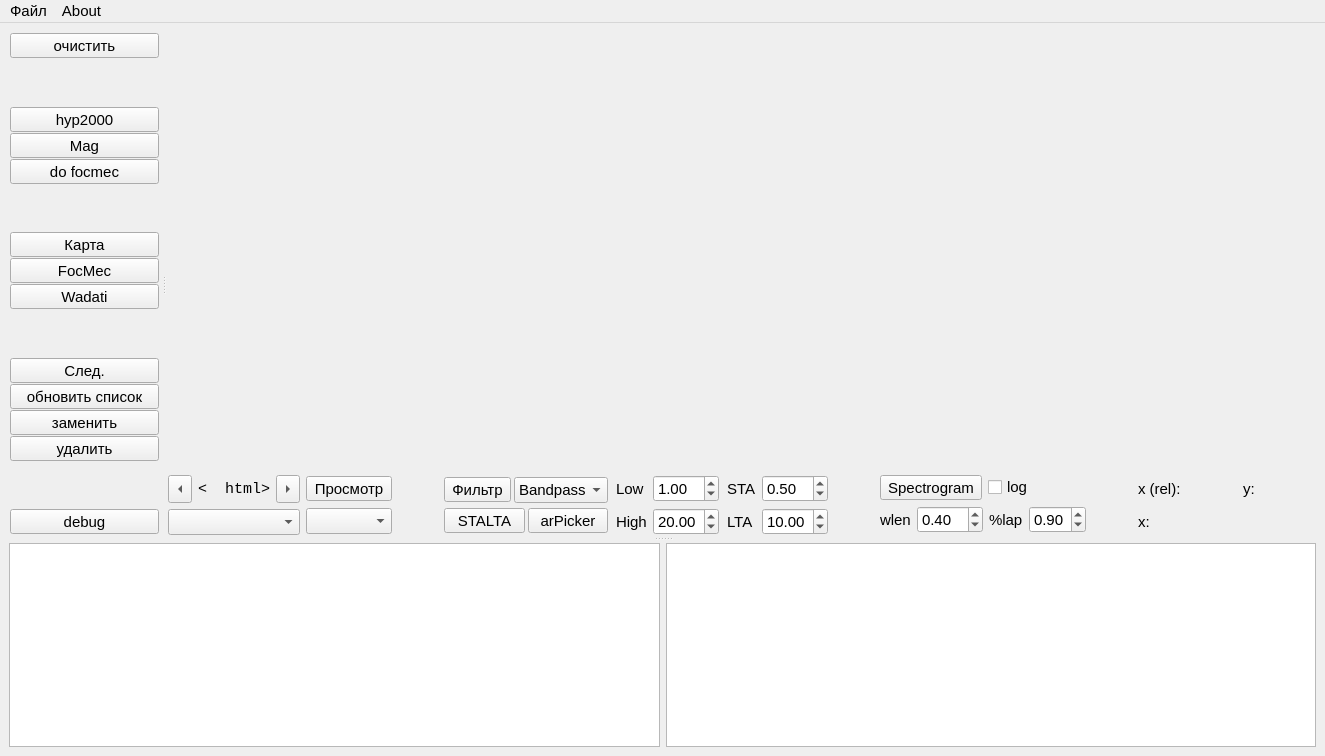
<?xml version="1.0" encoding="UTF-8"?>
<ui version="4.0">
 <class>qMainWindow_obsPyck</class>
 <widget class="QMainWindow" name="qMainWindow_obsPyck">
  <property name="geometry">
   <rect>
    <x>0</x>
    <y>0</y>
    <width>1325</width>
    <height>756</height>
   </rect>
  </property>
  <property name="sizePolicy">
   <sizepolicy hsizetype="Maximum" vsizetype="Maximum">
    <horstretch>0</horstretch>
    <verstretch>0</verstretch>
   </sizepolicy>
  </property>
  <property name="font">
   <font>
    <family>Arial</family>
    <pointsize>11</pointsize>
    <stylestrategy>PreferAntialias</stylestrategy>
   </font>
  </property>
  <property name="windowTitle">
   <string>ObsPyck</string>
  </property>
  <property name="windowIcon">
   <iconset>
    <normaloff>obspyck.gif</normaloff>obspyck.gif</iconset>
  </property>
  <widget class="QWidget" name="centralwidget">
   <property name="mouseTracking">
    <bool>true</bool>
   </property>
   <layout class="QVBoxLayout" name="verticalLayout_4">
    <item>
     <layout class="QVBoxLayout" name="verticalLayout">
      <item>
       <widget class="QSplitter" name="qSplitter_vertical">
        <property name="orientation">
         <enum>Qt::Vertical</enum>
        </property>
        <property name="handleWidth">
         <number>8</number>
        </property>
        <widget class="QSplitter" name="qSplitter_horizontal">
         <property name="sizePolicy">
          <sizepolicy hsizetype="Minimum" vsizetype="Preferred">
           <horstretch>0</horstretch>
           <verstretch>0</verstretch>
          </sizepolicy>
         </property>
         <property name="frameShape">
          <enum>QFrame::NoFrame</enum>
         </property>
         <property name="frameShadow">
          <enum>QFrame::Plain</enum>
         </property>
         <property name="orientation">
          <enum>Qt::Horizontal</enum>
         </property>
         <property name="handleWidth">
          <number>8</number>
         </property>
         <widget class="QWidget" name="layoutWidgetxx">
          <layout class="QVBoxLayout" name="leftVerticalLayout">
           <property name="spacing">
            <number>1</number>
           </property>
           <property name="sizeConstraint">
            <enum>QLayout::SetDefaultConstraint</enum>
           </property>
           <property name="margin">
            <number>1</number>
           </property>
           <item>
            <widget class="QToolButton" name="qToolButton_clearAll">
             <property name="sizePolicy">
              <sizepolicy hsizetype="Minimum" vsizetype="Minimum">
               <horstretch>0</horstretch>
               <verstretch>0</verstretch>
              </sizepolicy>
             </property>
             <property name="font">
              <font>
               <kerning>true</kerning>
              </font>
             </property>
             <property name="focusPolicy">
              <enum>Qt::NoFocus</enum>
             </property>
             <property name="styleSheet">
              <string notr="true"/>
             </property>
             <property name="text">
              <string>очистить</string>
             </property>
             <property name="checkable">
              <bool>false</bool>
             </property>
            </widget>
           </item>
           <item>
            <spacer name="verticalSpacer_2">
             <property name="orientation">
              <enum>Qt::Vertical</enum>
             </property>
             <property name="sizeHint" stdset="0">
              <size>
               <width>20</width>
               <height>40</height>
              </size>
             </property>
            </spacer>
           </item>
           <item>
            <widget class="QToolButton" name="qToolButton_doHyp2000">
             <property name="sizePolicy">
              <sizepolicy hsizetype="Minimum" vsizetype="Minimum">
               <horstretch>0</horstretch>
               <verstretch>0</verstretch>
              </sizepolicy>
             </property>
             <property name="focusPolicy">
              <enum>Qt::NoFocus</enum>
             </property>
             <property name="text">
              <string>hyp2000</string>
             </property>
            </widget>
           </item>
           <item>
            <layout class="QHBoxLayout" name="horizontalLayout_3">
             <property name="sizeConstraint">
              <enum>QLayout::SetMinimumSize</enum>
             </property>
            </layout>
           </item>
           <item>
            <widget class="QToolButton" name="qToolButton_calcMag">
             <property name="sizePolicy">
              <sizepolicy hsizetype="Minimum" vsizetype="Minimum">
               <horstretch>0</horstretch>
               <verstretch>0</verstretch>
              </sizepolicy>
             </property>
             <property name="focusPolicy">
              <enum>Qt::NoFocus</enum>
             </property>
             <property name="text">
              <string>Mag</string>
             </property>
            </widget>
           </item>
           <item>
            <widget class="QToolButton" name="qToolButton_doFocMec">
             <property name="sizePolicy">
              <sizepolicy hsizetype="Minimum" vsizetype="Minimum">
               <horstretch>0</horstretch>
               <verstretch>0</verstretch>
              </sizepolicy>
             </property>
             <property name="focusPolicy">
              <enum>Qt::NoFocus</enum>
             </property>
             <property name="text">
              <string>do focmec</string>
             </property>
            </widget>
           </item>
           <item>
            <spacer name="verticalSpacer_3">
             <property name="orientation">
              <enum>Qt::Vertical</enum>
             </property>
             <property name="sizeHint" stdset="0">
              <size>
               <width>20</width>
               <height>40</height>
              </size>
             </property>
            </spacer>
           </item>
           <item>
            <widget class="QToolButton" name="qToolButton_showMap">
             <property name="sizePolicy">
              <sizepolicy hsizetype="Minimum" vsizetype="Minimum">
               <horstretch>0</horstretch>
               <verstretch>0</verstretch>
              </sizepolicy>
             </property>
             <property name="focusPolicy">
              <enum>Qt::NoFocus</enum>
             </property>
             <property name="text">
              <string>Карта</string>
             </property>
             <property name="checkable">
              <bool>true</bool>
             </property>
            </widget>
           </item>
           <item>
            <widget class="QToolButton" name="qToolButton_showFocMec">
             <property name="sizePolicy">
              <sizepolicy hsizetype="Minimum" vsizetype="Minimum">
               <horstretch>0</horstretch>
               <verstretch>0</verstretch>
              </sizepolicy>
             </property>
             <property name="focusPolicy">
              <enum>Qt::NoFocus</enum>
             </property>
             <property name="text">
              <string>FocMec</string>
             </property>
             <property name="checkable">
              <bool>true</bool>
             </property>
            </widget>
           </item>
           <item>
            <widget class="QToolButton" name="qToolButton_showWadati">
             <property name="sizePolicy">
              <sizepolicy hsizetype="Minimum" vsizetype="Minimum">
               <horstretch>0</horstretch>
               <verstretch>0</verstretch>
              </sizepolicy>
             </property>
             <property name="focusPolicy">
              <enum>Qt::NoFocus</enum>
             </property>
             <property name="text">
              <string>Wadati</string>
             </property>
             <property name="checkable">
              <bool>true</bool>
             </property>
            </widget>
           </item>
           <item>
            <spacer name="verticalSpacer_4">
             <property name="orientation">
              <enum>Qt::Vertical</enum>
             </property>
             <property name="sizeHint" stdset="0">
              <size>
               <width>20</width>
               <height>40</height>
              </size>
             </property>
            </spacer>
           </item>
           <item>
            <widget class="QToolButton" name="qToolButton_getNextEvent">
             <property name="sizePolicy">
              <sizepolicy hsizetype="Minimum" vsizetype="Minimum">
               <horstretch>0</horstretch>
               <verstretch>0</verstretch>
              </sizepolicy>
             </property>
             <property name="focusPolicy">
              <enum>Qt::NoFocus</enum>
             </property>
             <property name="text">
              <string>След.</string>
             </property>
            </widget>
           </item>
           <item>
            <widget class="QToolButton" name="qToolButton_updateEventList">
             <property name="sizePolicy">
              <sizepolicy hsizetype="Minimum" vsizetype="Minimum">
               <horstretch>0</horstretch>
               <verstretch>0</verstretch>
              </sizepolicy>
             </property>
             <property name="focusPolicy">
              <enum>Qt::NoFocus</enum>
             </property>
             <property name="text">
              <string>обновить список</string>
             </property>
            </widget>
           </item>
           <item>
            <widget class="QToolButton" name="qToolButton_replaceEvent">
             <property name="sizePolicy">
              <sizepolicy hsizetype="Minimum" vsizetype="Minimum">
               <horstretch>0</horstretch>
               <verstretch>0</verstretch>
              </sizepolicy>
             </property>
             <property name="focusPolicy">
              <enum>Qt::NoFocus</enum>
             </property>
             <property name="text">
              <string>заменить</string>
             </property>
            </widget>
           </item>
           <item>
            <widget class="QToolButton" name="qToolButton_deleteEvent">
             <property name="sizePolicy">
              <sizepolicy hsizetype="Minimum" vsizetype="Minimum">
               <horstretch>0</horstretch>
               <verstretch>0</verstretch>
              </sizepolicy>
             </property>
             <property name="focusPolicy">
              <enum>Qt::NoFocus</enum>
             </property>
             <property name="text">
              <string>удалить</string>
             </property>
            </widget>
           </item>
           <item>
            <layout class="QHBoxLayout" name="horizontalLayout_4">
             <property name="sizeConstraint">
              <enum>QLayout::SetMinimumSize</enum>
             </property>
            </layout>
           </item>
           <item>
            <spacer name="verticalSpacer_5">
             <property name="orientation">
              <enum>Qt::Vertical</enum>
             </property>
             <property name="sizeHint" stdset="0">
              <size>
               <width>20</width>
               <height>40</height>
              </size>
             </property>
            </spacer>
           </item>
           <item>
            <layout class="QHBoxLayout" name="horizontalLayout_5">
             <property name="sizeConstraint">
              <enum>QLayout::SetMinimumSize</enum>
             </property>
             <item>
              <widget class="QToolButton" name="qToolButton_debug">
               <property name="sizePolicy">
                <sizepolicy hsizetype="Minimum" vsizetype="Fixed">
                 <horstretch>0</horstretch>
                 <verstretch>0</verstretch>
                </sizepolicy>
               </property>
               <property name="focusPolicy">
                <enum>Qt::NoFocus</enum>
               </property>
               <property name="text">
                <string>debug</string>
               </property>
              </widget>
             </item>
            </layout>
           </item>
          </layout>
         </widget>
         <widget class="QWidget" name="qWidget_mpl">
          <layout class="QVBoxLayout" name="qVBoxLayout_mpl">
           <item>
            <widget class="QMplCanvas" name="qMplCanvas" native="true">
             <property name="sizePolicy">
              <sizepolicy hsizetype="Expanding" vsizetype="Expanding">
               <horstretch>99</horstretch>
               <verstretch>99</verstretch>
              </sizepolicy>
             </property>
             <property name="cursor">
              <cursorShape>CrossCursor</cursorShape>
             </property>
             <property name="mouseTracking">
              <bool>true</bool>
             </property>
             <property name="focusPolicy">
              <enum>Qt::StrongFocus</enum>
             </property>
            </widget>
           </item>
           <item>
            <layout class="QHBoxLayout" name="horizontalLayout_2">
             <item>
              <layout class="QHBoxLayout" name="horizontalLayout_6">
               <property name="sizeConstraint">
                <enum>QLayout::SetMinimumSize</enum>
               </property>
               <item>
                <layout class="QVBoxLayout" name="VerticalLayout">
                 <property name="spacing">
                  <number>6</number>
                 </property>
                 <property name="sizeConstraint">
                  <enum>QLayout::SetDefaultConstraint</enum>
                 </property>
                 <property name="topMargin">
                  <number>0</number>
                 </property>
                 <item>
                  <layout class="QHBoxLayout" name="horizontalLayout_13">
                   <item>
                    <widget class="QToolButton" name="qToolButton_previousStream">
                     <property name="sizePolicy">
                      <sizepolicy hsizetype="Maximum" vsizetype="Expanding">
                       <horstretch>0</horstretch>
                       <verstretch>0</verstretch>
                      </sizepolicy>
                     </property>
                     <property name="focusPolicy">
                      <enum>Qt::NoFocus</enum>
                     </property>
                     <property name="text">
                      <string>&lt;</string>
                     </property>
                     <property name="arrowType">
                      <enum>Qt::LeftArrow</enum>
                     </property>
                    </widget>
                   </item>
                   <item>
                    <widget class="QLabel" name="qLabel_streamNumber">
                     <property name="sizePolicy">
                      <sizepolicy hsizetype="Preferred" vsizetype="Fixed">
                       <horstretch>0</horstretch>
                       <verstretch>0</verstretch>
                      </sizepolicy>
                     </property>
                     <property name="font">
                      <font>
                       <family>Monospace</family>
                      </font>
                     </property>
                     <property name="styleSheet">
                      <string notr="true"/>
                     </property>
                     <property name="text">
                      <string>&lt;!DOCTYPE HTML PUBLIC &quot;-//W3C//DTD HTML 4.0//EN&quot; &quot;http://www.w3.org/TR/REC-html40/strict.dtd&quot;&gt;
&lt;  html&gt;&lt;head&gt;&lt;meta name=&quot;qrichtext&quot; content=&quot;1&quot; /&gt;&lt;style type=&quot;text/css&quot;&gt;
p, l  i { white-space: pre-wrap; }
&lt;  /style&gt;&lt;/head&gt;&lt;body style=&quot; font-family:'Monospace'; font-size:10pt; font-weight:400; font-style:normal;&quot;&gt;
&lt;  p align=&quot;center&quot; style=&quot; margin-top:0px; margin-bottom:0px; margin-left:0px; margin-right:0px; -qt-block-indent:0; text-indent:0px;&quot;&gt;00/00&lt;/p&gt;&lt;/body&gt;&lt;/html&gt;</string>
                     </property>
                     <property name="alignment">
                      <set>Qt::AlignCenter</set>
                     </property>
                    </widget>
                   </item>
                   <item>
                    <widget class="QToolButton" name="qToolButton_nextStream">
                     <property name="sizePolicy">
                      <sizepolicy hsizetype="Maximum" vsizetype="Minimum">
                       <horstretch>0</horstretch>
                       <verstretch>0</verstretch>
                      </sizepolicy>
                     </property>
                     <property name="focusPolicy">
                      <enum>Qt::NoFocus</enum>
                     </property>
                     <property name="text">
                      <string>&gt;</string>
                     </property>
                     <property name="arrowType">
                      <enum>Qt::RightArrow</enum>
                     </property>
                    </widget>
                   </item>
                  </layout>
                 </item>
                 <item>
                  <widget class="QComboBox" name="qComboBox_streamName">
                   <property name="sizePolicy">
                    <sizepolicy hsizetype="Preferred" vsizetype="Fixed">
                     <horstretch>0</horstretch>
                     <verstretch>0</verstretch>
                    </sizepolicy>
                   </property>
                   <property name="font">
                    <font>
                     <family>Monospace</family>
                    </font>
                   </property>
                   <property name="focusPolicy">
                    <enum>Qt::NoFocus</enum>
                   </property>
                   <property name="styleSheet">
                    <string notr="true"/>
                   </property>
                  </widget>
                 </item>
                </layout>
               </item>
               <item>
                <layout class="QVBoxLayout" name="verticalLayout_3">
                 <item>
                  <widget class="QToolButton" name="qToolButton_overview">
                   <property name="sizePolicy">
                    <sizepolicy hsizetype="Minimum" vsizetype="Fixed">
                     <horstretch>0</horstretch>
                     <verstretch>0</verstretch>
                    </sizepolicy>
                   </property>
                   <property name="focusPolicy">
                    <enum>Qt::NoFocus</enum>
                   </property>
                   <property name="text">
                    <string>Просмотр</string>
                   </property>
                   <property name="checkable">
                    <bool>true</bool>
                   </property>
                  </widget>
                 </item>
                 <item>
                  <widget class="QComboBox" name="qComboBox_phaseType">
                   <property name="sizePolicy">
                    <sizepolicy hsizetype="Minimum" vsizetype="Fixed">
                     <horstretch>0</horstretch>
                     <verstretch>0</verstretch>
                    </sizepolicy>
                   </property>
                   <property name="focusPolicy">
                    <enum>Qt::NoFocus</enum>
                   </property>
                  </widget>
                 </item>
                </layout>
               </item>
              </layout>
             </item>
             <item>
              <spacer name="horizontalSpacer_2">
               <property name="orientation">
                <enum>Qt::Horizontal</enum>
               </property>
               <property name="sizeHint" stdset="0">
                <size>
                 <width>2</width>
                 <height>10</height>
                </size>
               </property>
              </spacer>
             </item>
             <item>
              <layout class="QHBoxLayout" name="horizontalLayout_12">
               <item>
                <layout class="QVBoxLayout" name="verticalLayout_8">
                 <property name="spacing">
                  <number>3</number>
                 </property>
                 <item>
                  <layout class="QHBoxLayout" name="horizontalLayout_17">
                   <item>
                    <widget class="QToolButton" name="qToolButton_filter">
                     <property name="sizePolicy">
                      <sizepolicy hsizetype="Minimum" vsizetype="Fixed">
                       <horstretch>0</horstretch>
                       <verstretch>0</verstretch>
                      </sizepolicy>
                     </property>
                     <property name="focusPolicy">
                      <enum>Qt::NoFocus</enum>
                     </property>
                     <property name="text">
                      <string>Фильтр</string>
                     </property>
                     <property name="checkable">
                      <bool>true</bool>
                     </property>
                    </widget>
                   </item>
                   <item>
                    <widget class="QComboBox" name="qComboBox_filterType">
                     <property name="focusPolicy">
                      <enum>Qt::NoFocus</enum>
                     </property>
                     <item>
                      <property name="text">
                       <string>Bandpass</string>
                      </property>
                     </item>
                     <item>
                      <property name="text">
                       <string>Bandstop</string>
                      </property>
                     </item>
                     <item>
                      <property name="text">
                       <string>Lowpass</string>
                      </property>
                     </item>
                     <item>
                      <property name="text">
                       <string>Highpass</string>
                      </property>
                     </item>
                    </widget>
                   </item>
                  </layout>
                 </item>
                 <item>
                  <layout class="QHBoxLayout" name="horizontalLayout_15">
                   <item>
                    <widget class="QToolButton" name="qToolButton_trigger">
                     <property name="sizePolicy">
                      <sizepolicy hsizetype="Minimum" vsizetype="Fixed">
                       <horstretch>0</horstretch>
                       <verstretch>0</verstretch>
                      </sizepolicy>
                     </property>
                     <property name="focusPolicy">
                      <enum>Qt::NoFocus</enum>
                     </property>
                     <property name="text">
                      <string>STALTA</string>
                     </property>
                     <property name="checkable">
                      <bool>true</bool>
                     </property>
                    </widget>
                   </item>
                   <item>
                    <widget class="QToolButton" name="qToolButton_arpicker">
                     <property name="sizePolicy">
                      <sizepolicy hsizetype="Minimum" vsizetype="Fixed">
                       <horstretch>0</horstretch>
                       <verstretch>0</verstretch>
                      </sizepolicy>
                     </property>
                     <property name="focusPolicy">
                      <enum>Qt::NoFocus</enum>
                     </property>
                     <property name="text">
                      <string>arPicker</string>
                     </property>
                     <property name="arrowType">
                      <enum>Qt::NoArrow</enum>
                     </property>
                    </widget>
                   </item>
                  </layout>
                 </item>
                </layout>
               </item>
               <item>
                <spacer name="horizontalSpacer_5">
                 <property name="orientation">
                  <enum>Qt::Horizontal</enum>
                 </property>
                 <property name="sizeHint" stdset="0">
                  <size>
                   <width>2</width>
                   <height>20</height>
                  </size>
                 </property>
                </spacer>
               </item>
               <item>
                <layout class="QVBoxLayout" name="verticalLayout_5">
                 <item>
                  <layout class="QHBoxLayout" name="horizontalLayout_11">
                   <item>
                    <widget class="QLabel" name="qLabel_lowpass">
                     <property name="text">
                      <string>Low</string>
                     </property>
                    </widget>
                   </item>
                   <item>
                    <widget class="QDoubleSpinBox" name="qDoubleSpinBox_lowpass">
                     <property name="focusPolicy">
                      <enum>Qt::NoFocus</enum>
                     </property>
                     <property name="minimum">
                      <double>0.010000000000000</double>
                     </property>
                     <property name="value">
                      <double>1.000000000000000</double>
                     </property>
                    </widget>
                   </item>
                  </layout>
                 </item>
                 <item>
                  <layout class="QHBoxLayout" name="horizontalLayout_10">
                   <item>
                    <widget class="QLabel" name="qLabel_highpass">
                     <property name="text">
                      <string>High</string>
                     </property>
                    </widget>
                   </item>
                   <item>
                    <widget class="QDoubleSpinBox" name="qDoubleSpinBox_highpass">
                     <property name="focusPolicy">
                      <enum>Qt::NoFocus</enum>
                     </property>
                     <property name="minimum">
                      <double>0.010000000000000</double>
                     </property>
                     <property name="value">
                      <double>20.000000000000000</double>
                     </property>
                    </widget>
                   </item>
                  </layout>
                 </item>
                </layout>
               </item>
               <item>
                <spacer name="horizontalSpacer_4">
                 <property name="orientation">
                  <enum>Qt::Horizontal</enum>
                 </property>
                 <property name="sizeHint" stdset="0">
                  <size>
                   <width>2</width>
                   <height>10</height>
                  </size>
                 </property>
                </spacer>
               </item>
               <item>
                <layout class="QVBoxLayout" name="verticalLayout_9">
                 <item>
                  <layout class="QHBoxLayout" name="horizontalLayout_16">
                   <item>
                    <widget class="QLabel" name="qLabel_sta">
                     <property name="text">
                      <string>STA</string>
                     </property>
                    </widget>
                   </item>
                   <item>
                    <widget class="QDoubleSpinBox" name="qDoubleSpinBox_sta">
                     <property name="focusPolicy">
                      <enum>Qt::NoFocus</enum>
                     </property>
                     <property name="singleStep">
                      <double>0.100000000000000</double>
                     </property>
                     <property name="value">
                      <double>0.500000000000000</double>
                     </property>
                    </widget>
                   </item>
                  </layout>
                 </item>
                 <item>
                  <layout class="QHBoxLayout" name="horizontalLayout_14">
                   <item>
                    <widget class="QLabel" name="qLabel_lta">
                     <property name="text">
                      <string>LTA</string>
                     </property>
                    </widget>
                   </item>
                   <item>
                    <widget class="QDoubleSpinBox" name="qDoubleSpinBox_lta">
                     <property name="focusPolicy">
                      <enum>Qt::NoFocus</enum>
                     </property>
                     <property name="value">
                      <double>10.000000000000000</double>
                     </property>
                    </widget>
                   </item>
                  </layout>
                 </item>
                </layout>
               </item>
              </layout>
             </item>
             <item>
              <spacer name="horizontalSpacer_3">
               <property name="orientation">
                <enum>Qt::Horizontal</enum>
               </property>
               <property name="sizeHint" stdset="0">
                <size>
                 <width>2</width>
                 <height>10</height>
                </size>
               </property>
              </spacer>
             </item>
             <item>
              <layout class="QVBoxLayout" name="verticalLayout_7">
               <item>
                <layout class="QHBoxLayout" name="horizontalLayout_18">
                 <item>
                  <widget class="QToolButton" name="qToolButton_spectrogram">
                   <property name="focusPolicy">
                    <enum>Qt::NoFocus</enum>
                   </property>
                   <property name="text">
                    <string>Spectrogram</string>
                   </property>
                   <property name="checkable">
                    <bool>true</bool>
                   </property>
                  </widget>
                 </item>
                 <item>
                  <widget class="QCheckBox" name="qCheckBox_spectrogramLog">
                   <property name="focusPolicy">
                    <enum>Qt::NoFocus</enum>
                   </property>
                   <property name="text">
                    <string>log</string>
                   </property>
                  </widget>
                 </item>
                </layout>
               </item>
               <item>
                <layout class="QHBoxLayout" name="horizontalLayout_19">
                 <item>
                  <widget class="QLabel" name="qLabel_wlen">
                   <property name="text">
                    <string>wlen</string>
                   </property>
                  </widget>
                 </item>
                 <item>
                  <widget class="QDoubleSpinBox" name="qDoubleSpinBox_wlen">
                   <property name="focusPolicy">
                    <enum>Qt::NoFocus</enum>
                   </property>
                   <property name="suffix">
                    <string/>
                   </property>
                   <property name="minimum">
                    <double>0.100000000000000</double>
                   </property>
                   <property name="maximum">
                    <double>99.989999999999995</double>
                   </property>
                   <property name="singleStep">
                    <double>0.100000000000000</double>
                   </property>
                   <property name="value">
                    <double>0.400000000000000</double>
                   </property>
                  </widget>
                 </item>
                 <item>
                  <widget class="QLabel" name="qLabel_perlap">
                   <property name="text">
                    <string>%lap</string>
                   </property>
                  </widget>
                 </item>
                 <item>
                  <widget class="QDoubleSpinBox" name="qDoubleSpinBox_perlap">
                   <property name="focusPolicy">
                    <enum>Qt::NoFocus</enum>
                   </property>
                   <property name="maximum">
                    <double>0.990000000000000</double>
                   </property>
                   <property name="singleStep">
                    <double>0.050000000000000</double>
                   </property>
                   <property name="value">
                    <double>0.900000000000000</double>
                   </property>
                  </widget>
                 </item>
                </layout>
               </item>
              </layout>
             </item>
             <item>
              <spacer name="horizontalSpacer">
               <property name="orientation">
                <enum>Qt::Horizontal</enum>
               </property>
               <property name="sizeHint" stdset="0">
                <size>
                 <width>2</width>
                 <height>10</height>
                </size>
               </property>
              </spacer>
             </item>
             <item>
              <layout class="QVBoxLayout" name="verticalLayout_2">
               <property name="sizeConstraint">
                <enum>QLayout::SetDefaultConstraint</enum>
               </property>
               <item>
                <layout class="QHBoxLayout" name="horizontalLayout_9">
                 <property name="sizeConstraint">
                  <enum>QLayout::SetDefaultConstraint</enum>
                 </property>
                 <item>
                  <layout class="QHBoxLayout" name="horizontalLayout_8">
                   <property name="sizeConstraint">
                    <enum>QLayout::SetDefaultConstraint</enum>
                   </property>
                   <item>
                    <widget class="QLabel" name="qLabel_x_rel">
                     <property name="text">
                      <string>x (rel):</string>
                     </property>
                    </widget>
                   </item>
                   <item>
                    <widget class="QLabel" name="qLabel_xdata_rel">
                     <property name="sizePolicy">
                      <sizepolicy hsizetype="Preferred" vsizetype="Preferred">
                       <horstretch>200</horstretch>
                       <verstretch>0</verstretch>
                      </sizepolicy>
                     </property>
                     <property name="minimumSize">
                      <size>
                       <width>50</width>
                       <height>0</height>
                      </size>
                     </property>
                     <property name="baseSize">
                      <size>
                       <width>40</width>
                       <height>0</height>
                      </size>
                     </property>
                     <property name="autoFillBackground">
                      <bool>false</bool>
                     </property>
                     <property name="text">
                      <string/>
                     </property>
                    </widget>
                   </item>
                  </layout>
                 </item>
                 <item>
                  <layout class="QHBoxLayout" name="horizontalLayout_7">
                   <property name="sizeConstraint">
                    <enum>QLayout::SetDefaultConstraint</enum>
                   </property>
                   <item>
                    <widget class="QLabel" name="qLabel_y">
                     <property name="text">
                      <string>y:</string>
                     </property>
                    </widget>
                   </item>
                   <item>
                    <widget class="QLabel" name="qLabel_ydata">
                     <property name="sizePolicy">
                      <sizepolicy hsizetype="Preferred" vsizetype="Preferred">
                       <horstretch>0</horstretch>
                       <verstretch>0</verstretch>
                      </sizepolicy>
                     </property>
                     <property name="minimumSize">
                      <size>
                       <width>25</width>
                       <height>0</height>
                      </size>
                     </property>
                     <property name="baseSize">
                      <size>
                       <width>40</width>
                       <height>0</height>
                      </size>
                     </property>
                     <property name="text">
                      <string/>
                     </property>
                    </widget>
                   </item>
                  </layout>
                 </item>
                </layout>
               </item>
               <item>
                <layout class="QHBoxLayout" name="horizontalLayout_8b">
                 <item>
                  <widget class="QLabel" name="qLabel_x_abs">
                   <property name="text">
                    <string>x:</string>
                   </property>
                  </widget>
                 </item>
                 <item>
                  <widget class="QLabel" name="qLabel_xdata_abs">
                   <property name="minimumSize">
                    <size>
                     <width>160</width>
                     <height>0</height>
                    </size>
                   </property>
                   <property name="text">
                    <string/>
                   </property>
                  </widget>
                 </item>
                </layout>
               </item>
              </layout>
             </item>
            </layout>
           </item>
          </layout>
         </widget>
        </widget>
        <widget class="QWidget" name="layoutWidget">
         <layout class="QHBoxLayout" name="horizontalLayout">
          <item>
           <widget class="QPlainTextEdit" name="qPlainTextEdit_stdout">
            <property name="sizePolicy">
             <sizepolicy hsizetype="Expanding" vsizetype="Expanding">
              <horstretch>0</horstretch>
              <verstretch>0</verstretch>
             </sizepolicy>
            </property>
            <property name="minimumSize">
             <size>
              <width>0</width>
              <height>50</height>
             </size>
            </property>
            <property name="font">
             <font>
              <family>Monospace</family>
              <pointsize>10</pointsize>
             </font>
            </property>
            <property name="focusPolicy">
             <enum>Qt::NoFocus</enum>
            </property>
            <property name="acceptDrops">
             <bool>false</bool>
            </property>
            <property name="undoRedoEnabled">
             <bool>false</bool>
            </property>
            <property name="readOnly">
             <bool>true</bool>
            </property>
            <property name="textInteractionFlags">
             <set>Qt::TextBrowserInteraction</set>
            </property>
           </widget>
          </item>
          <item>
           <widget class="QPlainTextEdit" name="qPlainTextEdit_stderr">
            <property name="sizePolicy">
             <sizepolicy hsizetype="Expanding" vsizetype="Expanding">
              <horstretch>0</horstretch>
              <verstretch>0</verstretch>
             </sizepolicy>
            </property>
            <property name="minimumSize">
             <size>
              <width>0</width>
              <height>50</height>
             </size>
            </property>
            <property name="font">
             <font>
              <family>Monospace</family>
              <pointsize>10</pointsize>
             </font>
            </property>
            <property name="focusPolicy">
             <enum>Qt::NoFocus</enum>
            </property>
            <property name="acceptDrops">
             <bool>false</bool>
            </property>
            <property name="undoRedoEnabled">
             <bool>false</bool>
            </property>
            <property name="readOnly">
             <bool>true</bool>
            </property>
            <property name="textInteractionFlags">
             <set>Qt::LinksAccessibleByMouse|Qt::TextSelectableByMouse</set>
            </property>
           </widget>
          </item>
         </layout>
        </widget>
       </widget>
      </item>
     </layout>
    </item>
   </layout>
  </widget>
  <widget class="QMenuBar" name="menubar">
   <property name="geometry">
    <rect>
     <x>0</x>
     <y>0</y>
     <width>1325</width>
     <height>23</height>
    </rect>
   </property>
   <widget class="QMenu" name="menu">
    <property name="title">
     <string>Файл</string>
    </property>
    <addaction name="open_action"/>
    <addaction name="separator"/>
    <addaction name="exit_action"/>
   </widget>
   <widget class="QMenu" name="menuAbout">
    <property name="title">
     <string>About</string>
    </property>
    <addaction name="action_5"/>
    <addaction name="action_6"/>
   </widget>
   <addaction name="menu"/>
   <addaction name="menuAbout"/>
  </widget>
  <widget class="QStatusBar" name="statusbar">
   <property name="enabled">
    <bool>false</bool>
   </property>
   <property name="sizePolicy">
    <sizepolicy hsizetype="Ignored" vsizetype="Ignored">
     <horstretch>0</horstretch>
     <verstretch>0</verstretch>
    </sizepolicy>
   </property>
  </widget>
  <action name="open_action">
   <property name="text">
    <string>Открыть</string>
   </property>
  </action>
  <action name="exit_action">
   <property name="text">
    <string>Выход</string>
   </property>
   <property name="shortcutContext">
    <enum>Qt::WidgetShortcut</enum>
   </property>
   <property name="menuRole">
    <enum>QAction::QuitRole</enum>
   </property>
  </action>
  <action name="action_5">
   <property name="text">
    <string>Помощь</string>
   </property>
  </action>
  <action name="action_6">
   <property name="text">
    <string>О программе</string>
   </property>
   <property name="menuRole">
    <enum>QAction::AboutRole</enum>
   </property>
  </action>
 </widget>
 <customwidgets>
  <customwidget>
   <class>QMplCanvas</class>
   <extends>QWidget</extends>
   <header>util.h</header>
   <container>1</container>
  </customwidget>
 </customwidgets>
 <resources/>
 <connections/>
</ui>
